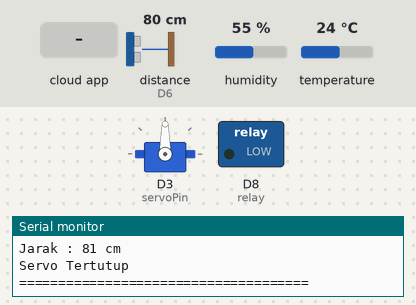
Simulated run of this sketch. Board: ESP8266 (NodeMCU). On the bench: servo, switched loads named in the sketch (green lamp = pin HIGH), the last lines printed to the serial monitor. Inputs (shaded band) come from the test bench; at power-on: temperature 24 °C, distance to the obstacle (sensor on D6) 80 cm, humidity 55 %. The echo pulse lasts 58.3 µs per cm; WiFi joins after 1.5 s; servers stay silent unless stated; the Firebase database answers and starts empty.

Above: at 2.7 s.
2.8 s: the phone or cloud app sets katup to 1
At 7.2 s:
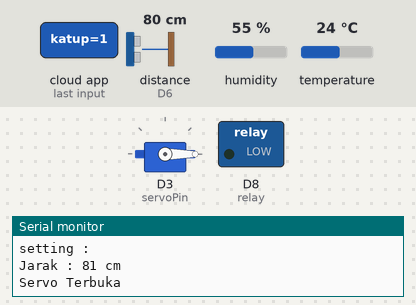
10.1 s: the phone or cloud app sets setting to 1
15.7 s: temperature set to 30 °C
20.0 s: temperature set to 33 °C
At 24.7 s:
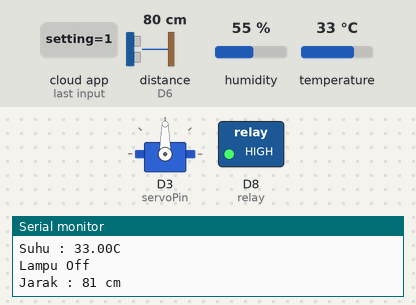
27.3 s: temperature set to 12 °C
At 30.2 s:
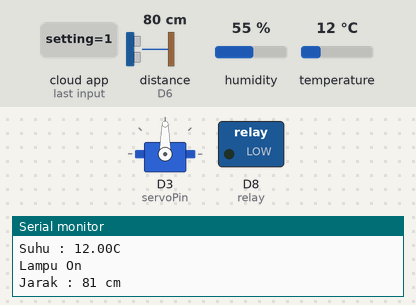
34.6 s: temperature set to 41 °C
At 42.6 s:
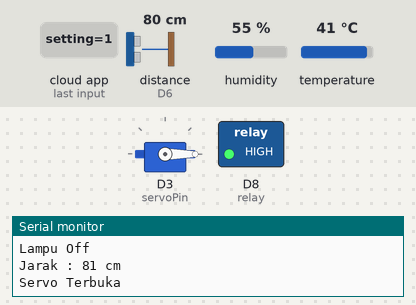
Timing chart, 0 to 42.9 s (numbered marks = the images above; inputs shaded):
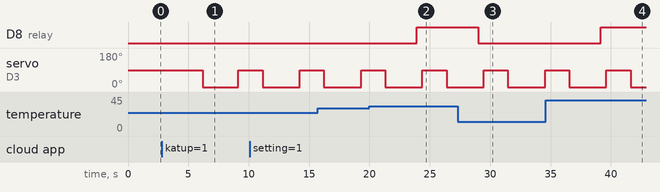

Measured:
- the behaviour switches between 31 and 32 °C on temperature (found by bisection; images 1 and 2)
- after the input at 2.8 s, servo on D3 (servoPin): 90° → 0° after 3.4 s, → 90° 2.9 s later
- after the input at 20.0 s, D8 (relay): LOW → HIGH after 3.9 s
- after the input at 27.3 s, D8 (relay): HIGH → LOW after 1.7 s
- after the input at 34.6 s, D8 (relay): LOW → HIGH after 4.6 s

The sketch:

Monitoring_kandang_anak_ayam.ino
```cpp
//Monitoring Suhu, Kelembaban, Pakan Kandang Anak Ayam dengan sesor suhu (DHT11) dan ultrasoonic(HS04)

#include <ESP8266WiFi.h> //Library NodeMCU
#include <FirebaseArduino.h>  //library firebase
#include <NewPing.h> //library hc-sr04
#include <Servo.h> //library servo
#include "DHT.h" // library dht11

#define DHTPIN D7  //DHT pada pin D7
DHT dht(DHTPIN,DHT11);
#define echoPin D5  //ultrasonic pin D5
#define trigPin D6  //ultrasonic pin D6
#define MAX_DISTANCE 250 //max jarak(cm)
NewPing sonar(D5, D6, 250); //setup pin hcsr04 dan jarak pembacaan dengan fungsi library
#define servoPin D3  //Servo pin D3
Servo myservo;
#define FIREBASE_HOST "host firebase" //host Firebase
#define FIREBASE_AUTH "auth firebase" //Auth firebase
#define WIFI_SSID "ssid" //SSID wifi
#define WIFI_PASSWORD "pwd" //Password Wifi


String pilih;     //setting
String kondisi;   //manual
String katup;      //jam


void setup() {
  Serial.begin(9600);
  // connect to wifi.
  WiFi.begin(WIFI_SSID, WIFI_PASSWORD);
  Serial.print("connecting");
  while (WiFi.status() != WL_CONNECTED) {
    Serial.print(".");
    delay(500);
  }
  Serial.println();
  Serial.print("connected: ");
  Serial.println(WiFi.localIP());
  pinMode (trigPin, OUTPUT);            //ultrasonic
  pinMode (echoPin, INPUT);             //ultrasonic
  pinMode (D8, OUTPUT);                 //relay
  myservo.attach(servoPin);             //servo

  Firebase.begin(FIREBASE_HOST, FIREBASE_AUTH);
  dht.begin();
}
int n = 0;


void loop() {


//DHT11(Suhu kelembaban)_________________________________________________________________
  float hi=1, low=0;
  float h = dht.readHumidity();
  Firebase.setFloat("Coop/Kelembaban", h);
  float t = dht.readTemperature();
  Firebase.setFloat("Coop/Suhu", t);

//==============================================================================
  pilih = Firebase.getString("Coop/setting");
  Serial.print("setting : ");
  Serial.println(pilih);

  if(pilih=="1"){  //mode otomatis
   Serial.print("Kelembaban : ");
   Serial.print(h);
   Serial.println("% ");
   Serial.print("Suhu : ");
   Serial.print(t);
   Serial.println("C  ");

    if (t<=31){  //jika suhu kurang dari 31, lammpu menyala
      digitalWrite(D8, LOW);
      Firebase.setFloat("Coop/Lampu",hi);
      Serial.println("Lampu On");
    }
    if (t>31){    //jika suhu lebih dari 31, lampu mati
      digitalWrite(D8, HIGH);
      Firebase.setFloat("Coop/Lampu",low);
      Serial.println("Lampu Off");
    }

  }

  if(pilih=="0"){ //mode manual
   kondisi = Firebase.getString("Coop/Relay");
   Serial.print("Relay: ");
   Serial.println(Firebase.getString("Coop/Relay"));

    if(kondisi=="1"){  //relay on, lampu menyala
      digitalWrite(D8, LOW);
      Serial.println("Lampu On");
      Firebase.setFloat("Coop/Lampu",hi);
    }
    if(kondisi=="0"){  //relay off, lampu mati
      digitalWrite(D8, HIGH);
      Serial.println("Lampu Off");
      Firebase.setFloat("Coop/Lampu",low);
    }

  }

//ultrasonic__________________________________________________________________________________________________
  int jarak = sonar.ping_cm(); //pembacaan jarak dalam cm
  Firebase.setFloat("Coop/Ultrasonic", jarak);
  Serial.print("Jarak : ");
  Serial.print(jarak);
  Serial.println(" cm");


//servo____________________________________________________________________________________________________________
  katup = Firebase.getString("Coop/katup");

  if(katup == "1"){ //jika sudah waktunya
    if(jarak>5){  //jika jarak lebih dari 5, servo terbuka
      myservo.write(90);
      delay(1000);
      myservo.write(90);
      delay(1000);
      myservo.write(-90);
      Firebase.setFloat("Coop/Servo",hi);
      Serial.println  ("Servo Terbuka");
      delay(1000);
    }

    else{   //jika jarak lkurang dari 5, servo tertutup
      Serial.println("Servo Tertutup");
      Firebase.setFloat("Coop/Servo",low);
    }
  }
    else{  //jika belum waktunya
      Serial.println("Servo Tertutup");
      Firebase.setFloat("Coop/Servo",low);
    }

  Serial.println("=====================================");
    delay(1000);
    if (Firebase.failed()){
    Serial.print("pushing/logs failed: ");
    Serial.println(Firebase.error());
    }
     return;
  }
```
